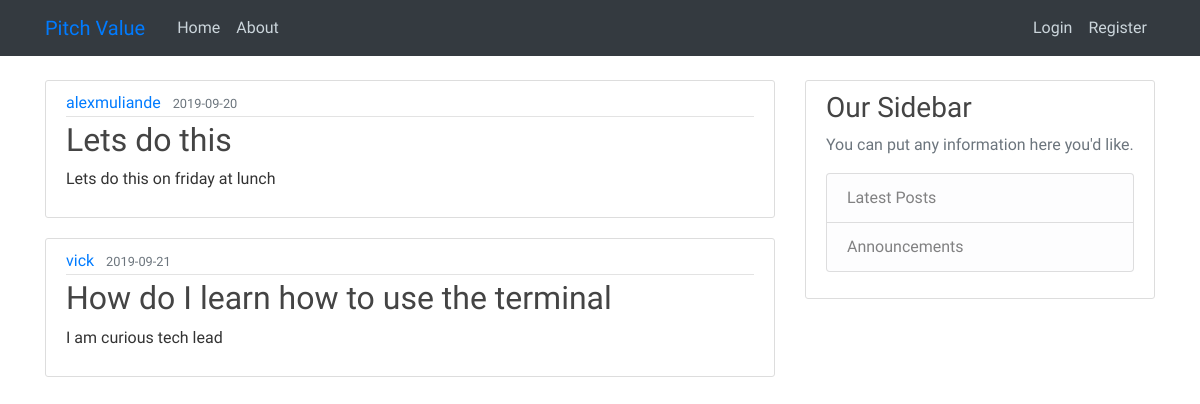
Page /home on the earlier database version.
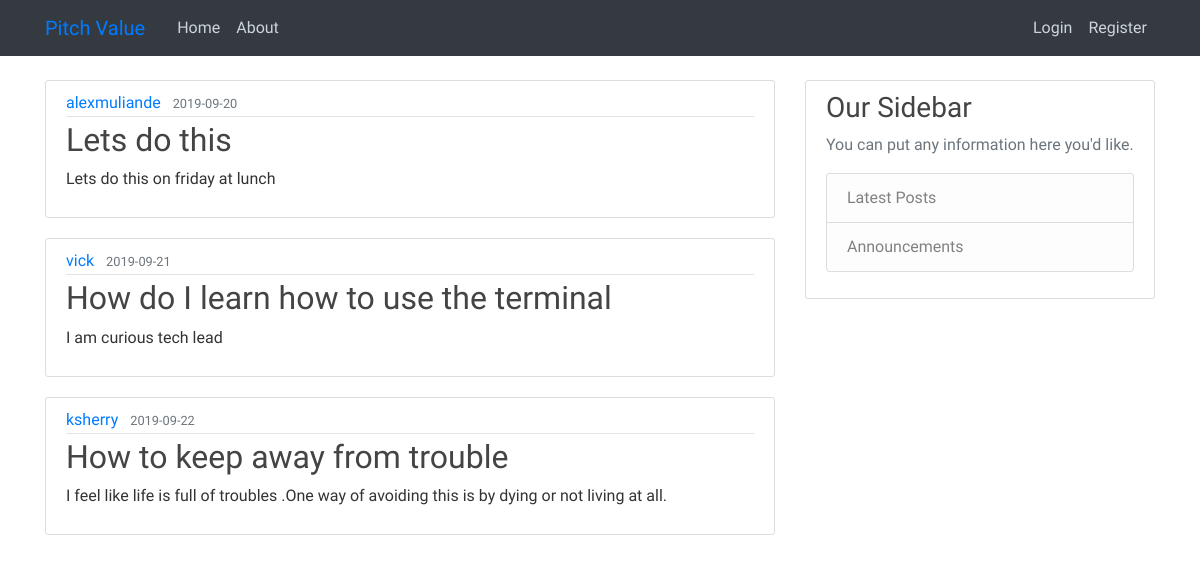
Same page on the later database version.
### pitch/models.py (models this page shows, shortened)
class Post(db.Model):
    id = db.Column(db.Integer,primary_key=True)
    title = db.Column(db.String(100), nullable=False)
    date_posted = db.Column (db.DateTime, nullable=False, default=datetime.utcnow)
    content = db.Column(db.Text, nullable=False)
    user_id = db.Column(db.Integer, db.ForeignKey('user.id'), nullable = False)

class User(db.Model, UserMixin):
    id = db.Column(db.Integer,primary_key=True)
    username = db.Column(db.String(20),unique=True,nullable=False)
    email = db.Column(db.String(20),unique=True,nullable=False)
    image_file = db.Column(db.String(20), nullable=False, default='default.jpg')
    password = db.Column(db.String(60), nullable=False)
    posts = db.relationship('Post', backref='author', lazy=True)
    comment = db.relationship('Comment',backref = 'author',lazy=True)

### pitch/routes.py (the view)
@app.route("/")
@app.route("/home")
def home():
    posts = Post.query.all()
    return render_template('home.html', posts=posts)

### pitch/templates/home.html (shortened to what this page needs)
{% extends "base.html"%}
{% block content%}
    {% for post in posts %}
    <article class="media content-section">
            <div class="media-body">
              <div class="article-metadata">
                <a class="mr-2" href="#">{{ post.author.username }}</a>
                <small class="text-muted">{{ post.date_posted.strftime('%Y-%m-%d') }}</small>
              </div>
              <h2><a class="article-title" href="{{ url_for('post', post_id=post.id)}}">{{ post.title }}</a></h2>
              <p class="article-content">{{ post.content }}</p>
            </div>
          </article>
    {% endfor %}
{% endblock content%}

Differences in the rows shown:
added Post: author.username "ksherry", date_posted "2019-09-22", title "How to keep away from trouble", content "I feel like life is full of troubles .One way of avoiding this is by dying or not living at all."
